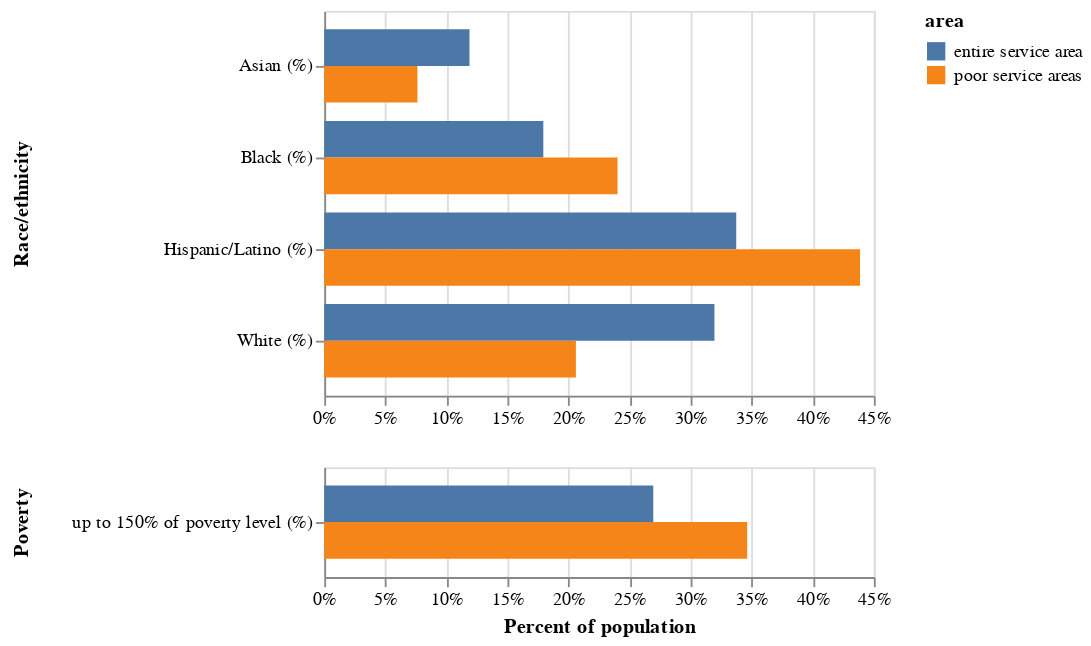

Notebook code cell kept with this figure:
### Code cell
comparison_demog_chart = ((
    (
    comparison_demog
    [
        comparison_demog['race/demographic'] != r'up to 150% of poverty level (%)'
    ]
    )
    .pipe(alt.Chart)
    .mark_bar()
    .encode(
        y=alt.Y(
            'race/demographic',
            title='Race/ethnicity',
            axis=alt.Axis(
                titlePadding=20,
                titleX=-160
                # titleAlign='center',
                # titleBaseline='top'
            )
        ),
        x=alt.X(
            'pct of population',
            title='',
            axis=alt.Axis(
                format='%',
                labelFlush=False
            )
        ),
        color=alt.Color(
            'area',
        ),
        yOffset='area',
    )
) & (
    (
    comparison_demog
    [
        comparison_demog['race/demographic'] == r'up to 150% of poverty level (%)'
    ]
    )
    .pipe(alt.Chart)
    .mark_bar()
    .encode(
        y=alt.Y(
            'race/demographic',
            title='Poverty',
            axis=alt.Axis(
                titlePadding=20,
                titleX=-160,
                labelLimit=10000,
            )
        ),
        x=alt.X(
            'pct of population',
            title='Percent of population',
            axis=alt.Axis(
                format='%',
                labelFlush=False
            )
        ),
        color=alt.Color(
            'area',
        ),
        yOffset='area',
    )
)).resolve_scale(x='shared')

comparison_demog_chart

### Figure 1 — Vega-Lite specification as saved in the notebook (floating-point values rounded to 4 significant figures)
{"config": {"view": {"continuousWidth": 300, "continuousHeight": 300}}, "vconcat": [{"data": {"name": "data-f46024707de55e4f88985b2d7f18c2fc"}, "mark": {"type": "bar"}, "encoding": {"color": {"field": "area", "type": "nominal"}, "x": {"axis": {"format": "%", "labelFlush": false}, "field": "pct of population", "title": "", "type": "quantitative"}, "y": {"axis": {"titlePadding": 20, "titleX": -160}, "field": "race/demographic", "title": "Race/ethnicity", "type": "nominal"}, "yOffset": {"field": "area", "type": "nominal"}}}, {"data": {"name": "data-48f3265c3fb2eb6d7ea4a0f6a0347315"}, "mark": {"type": "bar"}, "encoding": {"color": {"field": "area", "type": "nominal"}, "x": {"axis": {"format": "%", "labelFlush": false}, "field": "pct of population", "title": "Percent of population", "type": "quantitative"}, "y": {"axis": {"labelLimit": 10000, "titlePadding": 20, "titleX": -160}, "field": "race/demographic", "title": "Poverty", "type": "nominal"}, "yOffset": {"field": "area", "type": "nominal"}}}], "resolve": {"scale": {"x": "shared"}}, "$schema": "https://vega.github.io/schema/vega-lite/v5.8.0.json", "datasets": {"data-f46024707de55e4f88985b2d7f18c2fc": [{"race/demographic": "White (%)", "area": "entire service area", "pct of population": 0.3195}, {"race/demographic": "Black (%)", "area": "entire service area", "pct of population": 0.1794}, {"race/demographic": "Asian (%)", "area": "entire service area", "pct of population": 0.1189}, {"race/demographic": "Hispanic/Latino (%)", "area": "entire service area", "pct of population": 0.3373}, {"race/demographic": "White (%)", "area": "poor service areas", "pct of population": 0.206}, {"race/demographic": "Black (%)", "area": "poor service areas", "pct of population": 0.2401}, {"race/demographic": "Asian (%)", "area": "poor service areas", "pct of population": 0.0763}, {"race/demographic": "Hispanic/Latino (%)", "area": "poor service areas", "pct of population": 0.4387}], "data-48f3265c3fb2eb6d7ea4a0f6a0347315": [{"race/demographic": "up to 150% of poverty level (%)", "area": "entire service area", "pct of population": 0.2694}, {"race/demographic": "up to 150% of poverty level (%)", "area": "poor service areas", "pct of population": 0.3463}]}}
